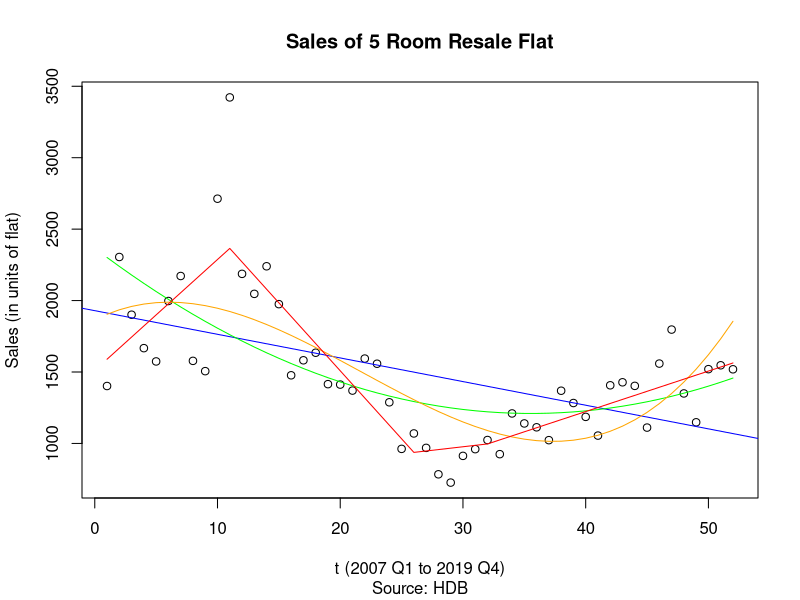

This figure's R source:
# ========================================================================================================
# Purpose:      Single variate Adaptive Regression Splines demo.
# Author:       Neumann Chew
# DOC:          17-02-2020
# Topics:       MARS, Hinge Function, non-linear trend, Single X
# Data:         5 room flat resale applications.csv from Housing & Dev Board.
#=========================================================================================================

library(earth)   # MARS

setwd("C:/Users/ngjun/OneDrive/Desktop/Y3S2/BC2407/Classes/S6 MARS Solutions")

data.sales <- read.csv("5 room flat resale applications.csv")

# Create an integer time step to rep time sequence
data.sales$t <- seq(1:nrow(data.sales))

plot(y=data.sales$Sales.5rm, x=data.sales$t,
     xlab = "t (2007 Q1 to 2019 Q4)",
     ylab = "Sales (in units of flat)",
     main = "Sales of 5 Room Resale Flat",
     sub = "Source: HDB")
  

m.sales.lin1 <- lm(Sales.5rm ~ t, data = data.sales)

summary(m.sales.lin1)

RMSE.sales.lin1 <- round(sqrt(mean(m.sales.lin1$residuals^2)))

# To consolidate and report RMSE for various models 
Model <- c("Linear Reg degree 1"); RMSE <- RMSE.sales.lin1;


m.sales.lin2 <- lm(Sales.5rm ~ t + I(t^2), data = data.sales)

summary(m.sales.lin2)

RMSE.sales.lin2 <- round(sqrt(mean(m.sales.lin2$residuals^2)))

# To consolidate and report RMSE for various models 
Model <- c(Model, "Linear Reg degree 2"); RMSE <- c(RMSE, RMSE.sales.lin2);


m.sales.lin3 <- lm(Sales.5rm ~ t + I(t^2) + I(t^3), data = data.sales)


summary(m.sales.lin3)

RMSE.sales.lin3 <- round(sqrt(mean(m.sales.lin3$residuals^2)))

# To consolidate and report RMSE for various models 
Model <- c(Model, "Linear Reg degree 3"); RMSE <- c(RMSE, RMSE.sales.lin3);


# Plot the linear, quad and cubic curves on scatterplot.
abline(m.sales.lin1, col = "blue")
lines(x = data.sales$t, y=predict(m.sales.lin2), col='green')
lines(x = data.sales$t, y=predict(m.sales.lin3), col='orange')


# MARS Degree = 1 ------------------------------------------
m.mars1 <- earth(Sales.5rm ~ t, degree = 1, data=data.sales)

summary(m.mars1)

m.mars1.yhat <- predict(m.mars1)
## Alternatively get yhat from m.mars1$fitted.values

RMSE.mars1 <- round(sqrt(mean((data.sales$Sales.5rm - m.mars1.yhat)^2)))
## Alternatively get RMSE from sqrt((m.mars1$rss)/nrow(data.sales))

# To consolidate and report RMSE for various models 
Model <- c(Model, "MARS degree 1"); RMSE <- c(RMSE, RMSE.mars1);

# Superimpose MARS prediction line on scatterplot
lines(x = data.sales$t, y=predict(m.mars1), col='red')


# MARS Degree = 2 -----------------------------------------
m.mars2 <- earth(Sales.5rm ~ t, degree = 2, data=data.sales)
summary(m.mars2)
## No interaction effects as only one X in data


# Consolidate RMSE results in a data frame table
RMSE.results <- data.frame(Model = Model, RMSE = RMSE)


# trace = 3 to view the MARS growing and pruning sequence
earth(Sales.5rm ~ t, degree = 1, trace = 3, data=data.sales)


# Using 10-fold CV one vs five times to prune instead of GRsq ----------------
set.seed(2)
m.mars3 <- earth(Sales.5rm ~ t, degree = 1, pmethod = "cv", nfold = 10, ncross = 1, data=data.sales)

summary(m.mars3)

RMSE.mars3 <- round(sqrt((m.mars3$rss)/nrow(data.sales)))
## ncross = 1 is more unstable as RMSE is more variable under different seed.
